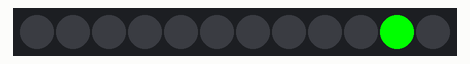
This sketch was run on a simulated Arduino Uno, built with avr-gcc and run on an emulated ATmega328P. On the bench: 12 RGB LEDs in strip order, left to right. Random numbers use the default seed unless the sketch sets one.

Above: at 0.1 s.
At 4.1 s:
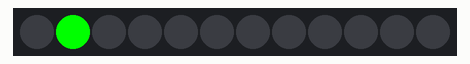
At 8.1 s:
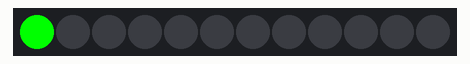
At 16.1 s:
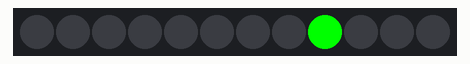
At 24.1 s:
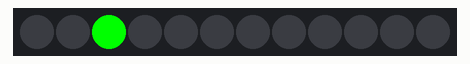
At 36.1 s:
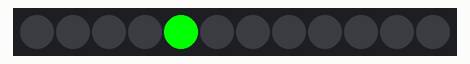

Measured:
- what the display in image 1 shows lasts 2.0 s, from 4.0 s to 6.0 s

The sketch:

LEDs.ino
```cpp
#include <Adafruit_NeoPixel.h>
#ifdef __AVR__
  #include <avr/power.h>
#endif

#define PIN 6

// Parameter 1 = number of pixels in strip
// Parameter 2 = Arduino pin number (most are valid)
// Parameter 3 = pixel type flags, add together as needed:
//   NEO_KHZ800  800 KHz bitstream (most NeoPixel products w/WS2812 LEDs)
//   NEO_KHZ400  400 KHz (classic 'v1' (not v2) FLORA pixels, WS2811 drivers)
//   NEO_GRB     Pixels are wired for GRB bitstream (most NeoPixel products)
//   NEO_RGB     Pixels are wired for RGB bitstream (v1 FLORA pixels, not v2)
//   NEO_RGBW    Pixels are wired for RGBW bitstream (NeoPixel RGBW products)
Adafruit_NeoPixel strip = Adafruit_NeoPixel(12, PIN, NEO_GRB + NEO_KHZ800);

// IMPORTANT: To reduce NeoPixel burnout risk, add 1000 uF capacitor across
// pixel power leads, add 300 - 500 Ohm resistor on first pixel's data input
// and minimize distance between Arduino and first pixel.  Avoid connecting
// on a live circuit...if you must, connect GND first.

void setup() {
  strip.begin();
  strip.show(); // Initialize all pixels to 'off'
}

void loop() {
randomLED(random(11), 2000);
}

void randomLED(int c, int d) {
  strip.setPixelColor(c, strip.Color(0, 255, 0));
  strip.show();
  delay(d);
  strip.setPixelColor(c, 0);
  strip.show();
  delay(d);
}
```
